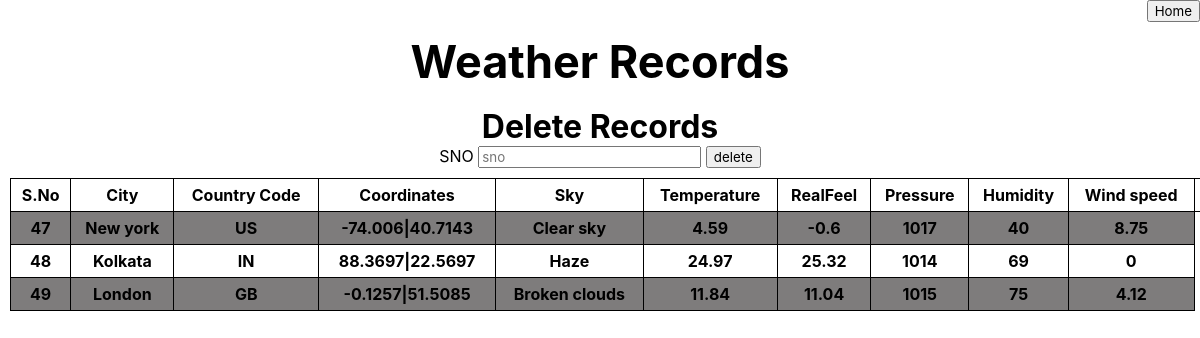
/record/, run on an earlier commit of the app's database.
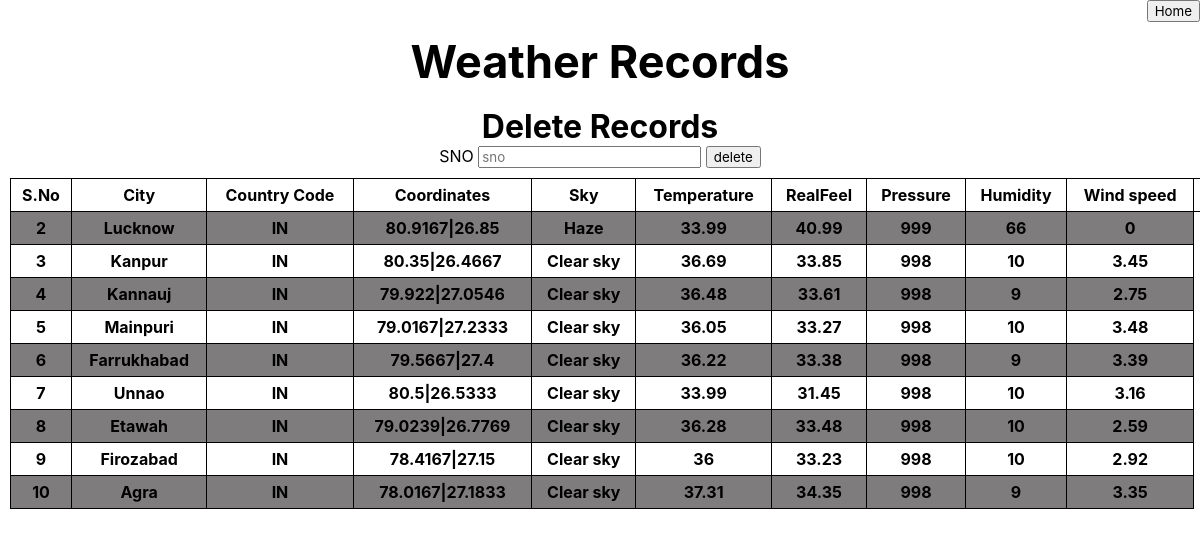
And on a later commit of the database.
### weatherapp/models.py (models this page shows)
class weather_data(models.Model):
    country_name = models.CharField(max_length=255,null=False)
    country_code= models.CharField(max_length=255,null=False)
    coordinates= models.CharField(max_length=255,null=False)
    temp= models.CharField(max_length=255,null=False)
    real_temp_feel= models.CharField(max_length=255,null=False)
    pressure= models.CharField(max_length=255,null=False)
    humidity= models.CharField(max_length=255,null=False)
    wind_speed= models.CharField(max_length=255,null=False)
    description= models.CharField(max_length=255,null=False)
    record_entry_date = models.CharField(max_length=255,null=False)

### weatherapp/views.py (the view, shortened to what this page needs)
# urls.py: path('record/',views.recordpage),
def recordpage(request):
    recorded_data = weather_data.objects.filter().values()
    return render(request,"main/record.html",{"record":recorded_data})

### weatherapp/Templates/main/record.html (shortened to what this page needs)
<!DOCTYPE html>
<html lang="en">
<head>
</head>
<body>
    <div id='main'>
        <a href="http://127.0.0.1:8000/"><button onclick >Home</button></a>
    </div>
    <div id="navbar">
      <header class='1'>
          <nav>
              <h1>Weather Records</h1>
          </nav>
      </header>
  </div>
    <div id='main1'>
        <h1>Delete Records</h1>
        <form method="POST">
            <label>SNO</label>
            <input type="number" name="sno" id="id" placeholder="sno">
            <button type='submit'>delete</button>
        </form>
        <table id="table">
            <tr>
                <th>S.No</th>
                <th>City</th>
                <th>Country Code</th>
                <th>Coordinates</th>
                <th>Sky</th>
                <th>Temperature</th>
                <th>RealFeel</th>
                <th>Pressure</th>
                <th>Humidity</th>
                <th>Wind speed</th>
                <th></th>
            </tr>
            {% for record in record %}
            <tr>
                <th>{{ record.id }}</th>
                <th>{{ record.country_name }}</th>
                <th>{{ record.country_code }}</th>
                <th>{{ record.coordinates }}</th>
                <th>{{ record.description }}</th>
                <th>{{ record.temp }}</th>
                <th>{{ record.real_temp_feel }}</th>
                <th>{{ record.pressure }}</th>
                <th>{{ record.humidity }}</th>
                <th>{{ record.wind_speed }}</th>
              </tr>
            {% endfor %}
        </table>
</div>
</body>
</html>

### weatherapp/Templates/main/record.html (style rules this page uses)
* { margin: 0px; font-family:-apple-system, BlinkMacSystemFont, 'Segoe UI', Roboto, Oxygen, Ubuntu, Cantarell, 'Open Sans', 'Helvetica Neue', sans-serif; box-sizing: border-box; }
table { font-family:-apple-system, BlinkMacSystemFont, 'Segoe UI', Roboto, Oxygen, Ubuntu, Cantarell, 'Open Sans', 'Helvetica Neue', sans-serif; border-collapse: collapse; width: 100%; margin: 10px; margin-top: 10px; text-align: center; }
td, th { border: 1px solid #000000; text-align:center; padding: 6px; }
tr:nth-child(even) { background-color: #7e7c7c; }
#main { text-align:right; }
#main1 { text-align: center; margin-top: 12px; }
#navbar { box-sizing: border-box; font-family:-apple-system, BlinkMacSystemFont, 'Segoe UI', Roboto, Oxygen, Ubuntu, Cantarell, 'Open Sans', 'Helvetica Neue', sans-serif; text-align: center; text-transform: capitalize; padding: 6px; margin: 6px; color: black; font-size: 30px; }

What changed in the data, as far as the page shows it:
removed weather_data: id "47", country_name "New york", country_code "US", coordinates "-74.006|40.7143", description "Clear sky", temp "4.59", real_temp_feel "-0.6", pressure "1017", humidity "40", wind_speed "8.75"
removed weather_data: id "48", country_name "Kolkata", country_code "IN", coordinates "88.3697|22.5697", description "Haze", temp "24.97", real_temp_feel "25.32", pressure "1014", humidity "69", wind_speed "0"
removed weather_data: id "49", country_name "London", country_code "GB", coordinates "-0.1257|51.5085", description "Broken clouds", temp "11.84", real_temp_feel "11.04", pressure "1015", humidity "75", wind_speed "4.12"
added weather_data: id "2", country_name "Lucknow", country_code "IN", coordinates "80.9167|26.85", description "Haze", temp "33.99", real_temp_feel "40.99", pressure "999", humidity "66", wind_speed "0"
added weather_data: id "3", country_name "Kanpur", country_code "IN", coordinates "80.35|26.4667", description "Clear sky", temp "36.69", real_temp_feel "33.85", pressure "998", humidity "10", wind_speed "3.45"
added weather_data: id "4", country_name "Kannauj", country_code "IN", coordinates "79.922|27.0546", description "Clear sky", temp "36.48", real_temp_feel "33.61", pressure "998", humidity "9", wind_speed "2.75"
added weather_data: id "5", country_name "Mainpuri", country_code "IN", coordinates "79.0167|27.2333", description "Clear sky", temp "36.05", real_temp_feel "33.27", pressure "998", humidity "10", wind_speed "3.48"
added weather_data: id "6", country_name "Farrukhabad", country_code "IN", coordinates "79.5667|27.4", description "Clear sky", temp "36.22", real_temp_feel "33.38", pressure "998", humidity "9", wind_speed "3.39"
added weather_data: id "7", country_name "Unnao", country_code "IN", coordinates "80.5|26.5333", description "Clear sky", temp "33.99", real_temp_feel "31.45", pressure "998", humidity "10", wind_speed "3.16"
added weather_data: id "8", country_name "Etawah", country_code "IN", coordinates "79.0239|26.7769", description "Clear sky", temp "36.28", real_temp_feel "33.48", pressure "998", humidity "10", wind_speed "2.59"
added weather_data: id "9", country_name "Firozabad", country_code "IN", coordinates "78.4167|27.15", description "Clear sky", temp "36", real_temp_feel "33.23", pressure "998", humidity "10", wind_speed "2.92"
added weather_data: id "10", country_name "Agra", country_code "IN", coordinates "78.0167|27.1833", description "Clear sky", temp "37.31", real_temp_feel "34.35", pressure "998", humidity "9", wind_speed "3.35"
